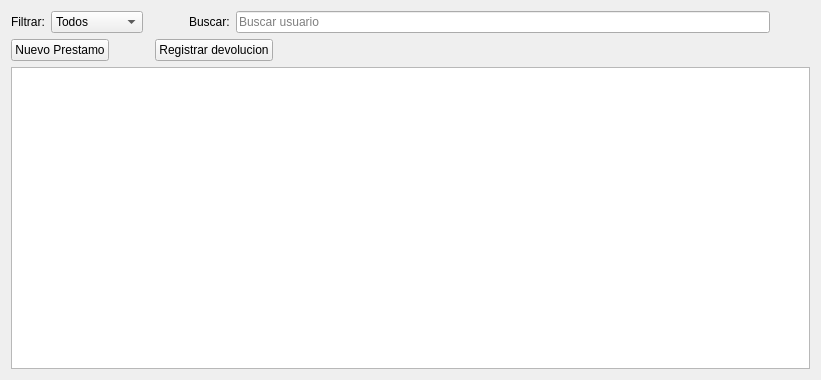
<?xml version="1.0" encoding="UTF-8"?>
<ui version="4.0">
 <class>PrestamosView</class>
 <widget class="QWidget" name="PrestamosView">
  <property name="geometry">
   <rect>
    <x>0</x>
    <y>0</y>
    <width>821</width>
    <height>380</height>
   </rect>
  </property>
  <property name="sizePolicy">
   <sizepolicy hsizetype="Preferred" vsizetype="Preferred">
    <horstretch>0</horstretch>
    <verstretch>0</verstretch>
   </sizepolicy>
  </property>
  <property name="windowTitle">
   <string>Prestamos</string>
  </property>
  <layout class="QVBoxLayout" name="verticalLayout">
   <item>
    <layout class="QHBoxLayout" name="horizontalLayout">
     <item>
      <widget class="QLabel" name="label_7">
       <property name="text">
        <string>Filtrar:</string>
       </property>
      </widget>
     </item>
     <item>
      <widget class="QComboBox" name="comboBox">
       <item>
        <property name="text">
         <string>Todos</string>
        </property>
       </item>
       <item>
        <property name="text">
         <string>Pendientes</string>
        </property>
       </item>
       <item>
        <property name="text">
         <string>Devueltos</string>
        </property>
       </item>
       <item>
        <property name="text">
         <string>Vencidos</string>
        </property>
       </item>
      </widget>
     </item>
     <item>
      <spacer name="horizontalSpacer">
       <property name="orientation">
        <enum>Qt::Orientation::Horizontal</enum>
       </property>
       <property name="sizeHint" stdset="0">
        <size>
         <width>40</width>
         <height>20</height>
        </size>
       </property>
      </spacer>
     </item>
     <item>
      <widget class="QLabel" name="label_8">
       <property name="text">
        <string>Buscar:</string>
       </property>
      </widget>
     </item>
     <item>
      <widget class="QLineEdit" name="txtBusqueda">
       <property name="sizePolicy">
        <sizepolicy hsizetype="Expanding" vsizetype="Fixed">
         <horstretch>5</horstretch>
         <verstretch>0</verstretch>
        </sizepolicy>
       </property>
       <property name="text">
        <string/>
       </property>
       <property name="placeholderText">
        <string>Buscar usuario </string>
       </property>
      </widget>
     </item>
     <item>
      <spacer name="horizontalSpacer_2">
       <property name="orientation">
        <enum>Qt::Orientation::Horizontal</enum>
       </property>
       <property name="sizeHint" stdset="0">
        <size>
         <width>40</width>
         <height>20</height>
        </size>
       </property>
      </spacer>
     </item>
    </layout>
   </item>
   <item>
    <layout class="QHBoxLayout" name="horizontalLayout_3">
     <item>
      <widget class="QPushButton" name="btnNuevoPrestamo">
       <property name="text">
        <string>Nuevo Prestamo</string>
       </property>
      </widget>
     </item>
     <item>
      <spacer name="horizontalSpacer_8">
       <property name="orientation">
        <enum>Qt::Orientation::Horizontal</enum>
       </property>
       <property name="sizeType">
        <enum>QSizePolicy::Policy::Minimum</enum>
       </property>
       <property name="sizeHint" stdset="0">
        <size>
         <width>40</width>
         <height>20</height>
        </size>
       </property>
      </spacer>
     </item>
     <item>
      <widget class="QPushButton" name="btnRegistrarDevolucion">
       <property name="text">
        <string>Registrar devolucion</string>
       </property>
      </widget>
     </item>
     <item>
      <spacer name="horizontalSpacer_3">
       <property name="orientation">
        <enum>Qt::Orientation::Horizontal</enum>
       </property>
       <property name="sizeHint" stdset="0">
        <size>
         <width>40</width>
         <height>20</height>
        </size>
       </property>
      </spacer>
     </item>
    </layout>
   </item>
   <item>
    <widget class="QTableWidget" name="tblPrestamos"/>
   </item>
  </layout>
 </widget>
 <resources/>
 <connections/>
</ui>
